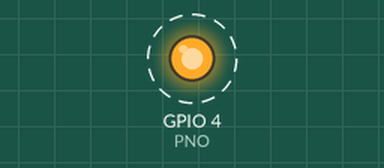
Bench run of a program on a simulated Raspberry Pi (BCM pin numbers). Parts: output pins drawn as LEDs (lit = HIGH). Dashed ring = blinking. What the program prints to the terminal is not drawn. At 6.0 s the program stops and its outputs stay as they are.

Above: at 0.15 s.
Timing chart, 0 to 3.0 s (numbered marks = the images above):
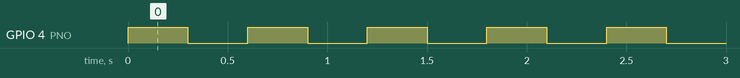

Measured:
- by itself, GPIO 4 (PNO): alternates HIGH for 0.30 s and LOW for 0.30 s, 20 changes in all, then stays LOW

The program:

led.py
```python
#LEDをチカチカするプログラム

#GPIOなど必要なモジュールを宣言
import RPi.GPIO as GPIO #GPIOを利用する
import time             #sleepを利用する

PNO = 4 #対象のGPIOポート番号

#GPIOの初期化
GPIO.setmode(GPIO.BCM) #BCMモードに設定
GPIO.setup(PNO, GPIO.OUT) #指定ポートをOUTに設定

#10回繰り返す
for i in range(10):
    print("i=",i)
    GPIO.output(PNO, GPIO.HIGH) #点灯
    time.sleep(0.3) #0.3秒待つ
    GPIO.output(PNO, GPIO.LOW) #消灯
    time.sleep(0.3) #0.3秒待つ

#クリーンアップ
GPIO.cleanup()
```
